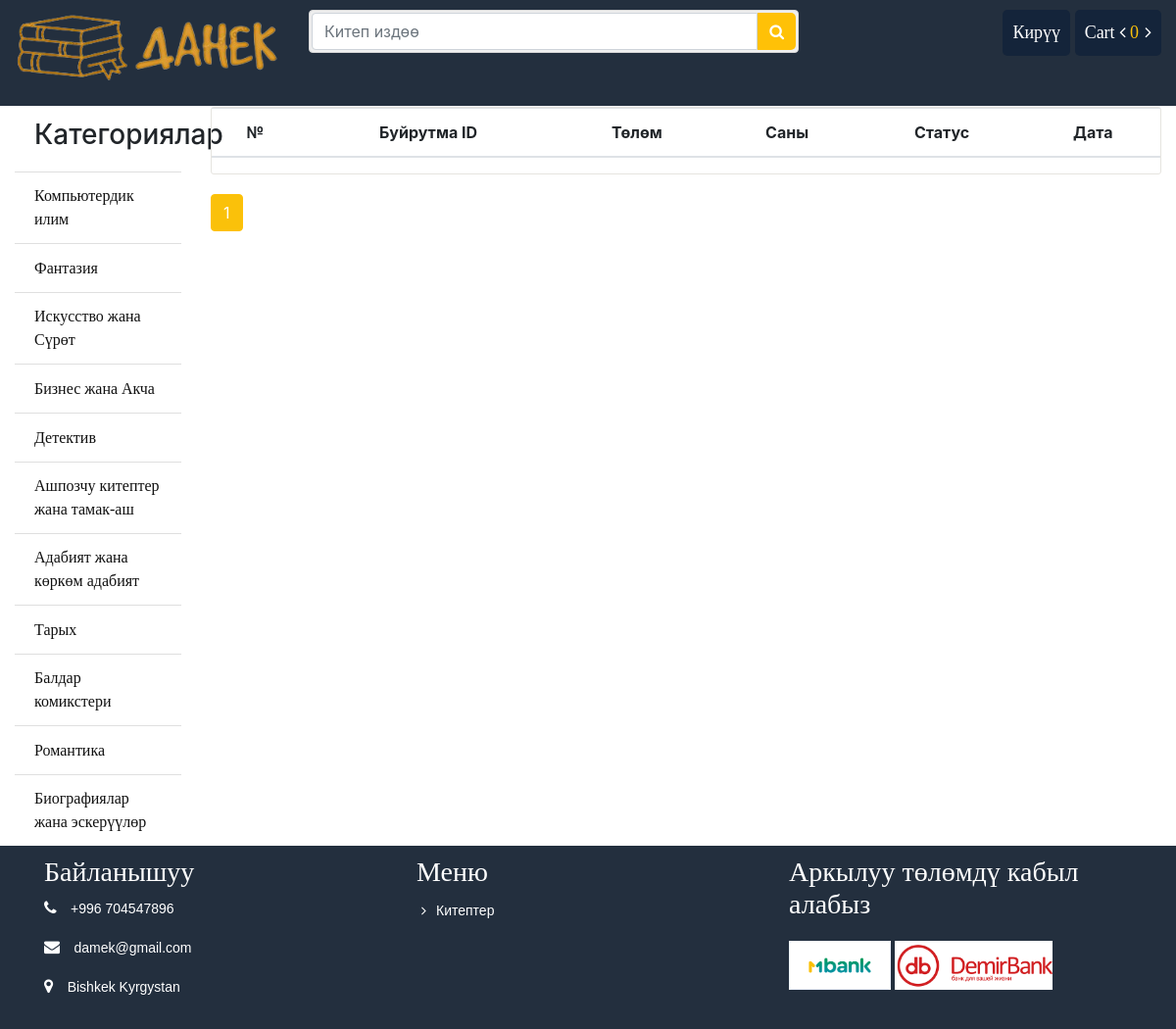
The page /order/ on the database its author committed.
### store/models.py (models this page shows, shortened)
class Category(models.Model):
    name = models.CharField(max_length=100)
    slug = models.SlugField(max_length=150, unique=True, db_index=True)
    icon = models.FileField(upload_to="category/")
    create_at = models.DateTimeField(auto_now_add=True)
    updated_at = models.DateTimeField(auto_now_add=True)

### order/views.py (the view)
# urls.py: path('', views.order_list, name="order_list"),
def order_list(request):
    my_order = Order.objects.filter(customer_id=request.user.id).order_by('-created')
    paginator = Paginator(my_order, 5)
    page = request.GET.get('page')
    myorder = paginator.get_page(page)
    return render(request, 'order/list.html', {"myorder": myorder})

### cart/cart.py (called while the page is built)
    def __len__(self):
        return sum(item['quantity'] for item in self.cart.values())

### store/context_processors.py (called while the page is built)
def sidebar(request):
	categories = Category.objects.all()
	context = {
		"cat":categories
	}
	return context

def cart(request):
	cart = Cart(request)
	context = {
		"cart": cart
	}
	return context

### order/templates/order/list.html (shortened to what this page needs)
{% extends 'store/base.html' %}
{% load static %}
{% block container %}
			<div class="cart_info">
			    <table class="table table-hover">
			        <thead class="text-center">
			            <tr>
			                <th scope="col">№</th>
			                <th scope="col">Буйрутма ID</th>
			                <th scope="col">Төлөм</th>
			                <th scope="col">Саны</th>
			                <th scope="col">Статус</th>
			                <th scope="col">Дата</th>
			            </tr>
			        </thead>
			    </table>
			</div>
			<div class="d-pagination">
			    <ul class="pagination">
				{% for ord in myorder.paginator.page_range %}
					{% if myorder.number == ord %}
						<li class="page-item active">
							<span class="page-link">{{ ord }}
							</span>
						</li>
					{% elif ord > myorder.number|add:'-3' and ord < myorder.number|add:'3' %}
						<li class="page-item">
							<a class="page-link" href="?page={{ ord }}">{{ ord }}</a>
						</li>
					{% endif %}
				{% endfor %}
			    </ul>
			</div>
		{% endblock %}

### store/templates/store/bin/sidebar.html
			<ul class="list-group list-group-flush">
				<li class="list-group-item "><h3>Категориялар</h3></li>
				{% for p in cat %}
				<li class="list-group-item"><a href="{% url 'store:category' id=p.id %}">{{p.name}}</a></li>
				{% endfor %}
			</ul>

### store/static/css/style.css (style rules this page uses)
.titleheader > h3, a { font-family: "Times New Roman", Times, serif; display: inline-block; }
ul li { list-style: none; }
.list-group li a { color: #111; }
.page-link { color: #111!important; }
.page-item.active .page-link { z-index: 1; color: #fff!important; background-color: #fac10a!important; border-color: #ffc107!important; }
.d-pagination { margin-top: 20px; }
.cart_info { border: 1px solid #E6E4DF; border-radius: 3px; margin-bottom: 20px; }

### rows shown on the page
Category: name "Компьютердик илим"
Category: name "Фантазия"
Category: name "Искусство жана Сүрөт"
Category: name "Бизнес жана Акча"
Category: name "Детектив"
Category: name "Ашпозчу китептер жана тамак-аш"
Category: name "Адабият жана көркөм адабият"
Category: name "Тарых"
Category: name "Балдар комикстери"
Category: name "Романтика"
Category: name "Биографиялар жана эскерүүлөр"

### other values the page prints
{{ cart|length }} "0"
{{ ord }} "1"
